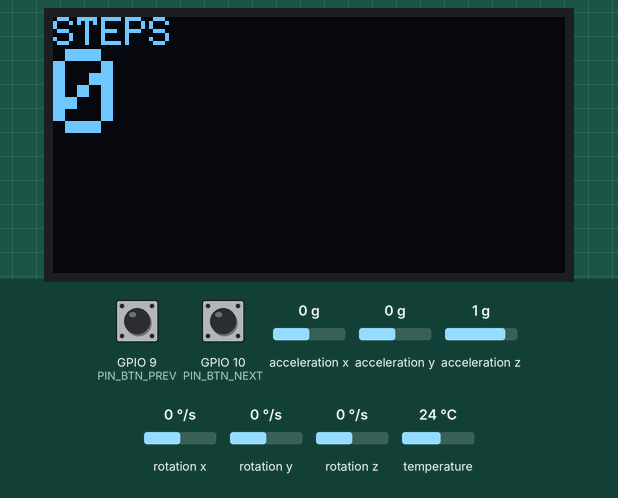
Recording of a sketch running on a simulated Seeed XIAO ESP32-C3. On the bench: 128×64 one-colour display. Inputs (shaded band) come from the test bench; at power-on: GPIO 9 (PIN_BTN_PREV) HIGH, acceleration x 0 g, GPIO 10 (PIN_BTN_NEXT) HIGH, acceleration y 0 g, acceleration z 1 g, rotation x 0 °/s, rotation y 0 °/s, rotation z 0 °/s, temperature 24 °C. What the sketch prints to the serial monitor is not drawn.

Above: at 1.2 s.
1.3 s: GPIO 9 (PIN_BTN_PREV) pulled LOW for 0.15 s
At 2.1 s:
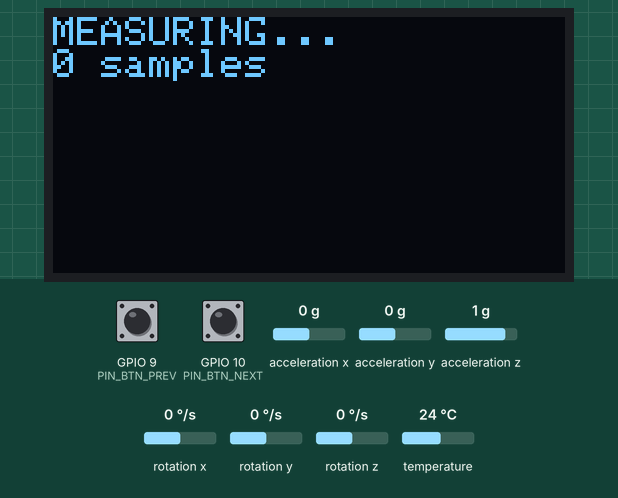
At 2.7 s:
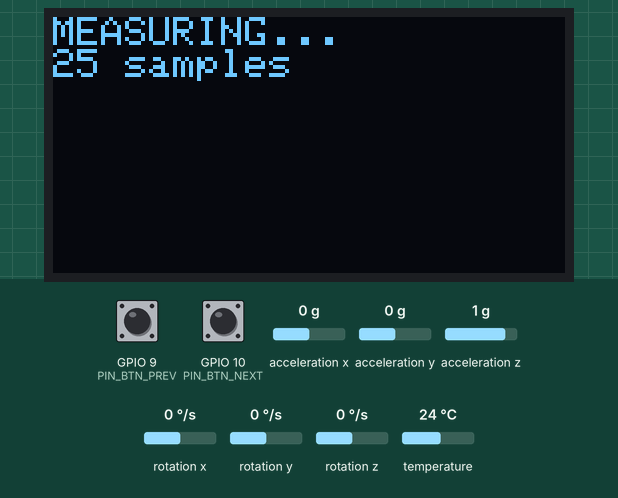
4.4 s: acceleration x set to -1.4 g
At 5.1 s:
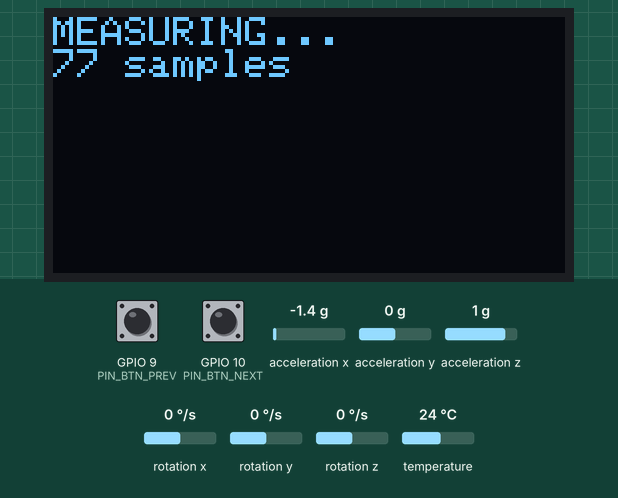
Timing chart, 0 to 7.4 s (numbered marks = the images above; inputs shaded):
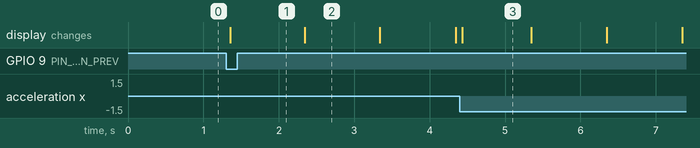

The sketch:

sketch.ino
```cpp
// D2 — Non-blocking watch firmware (Wokwi, XIAO ESP32-C3; same wiring as B5)
// Three peripherals at three rates, a state machine, and no delay() anywhere:
//   - motion sensor read every 20 ms (50 per second), always
//   - heart-rate sensor read every 40 ms, but only during a measurement burst
//   - display redrawn only when something shown on it has changed
// Buttons: "next" changes screen; "previous" starts a heart-rate measurement.

#include <Wire.h>
#include <Adafruit_GFX.h>
#include <Adafruit_SSD1306.h>
#include <Adafruit_MPU6050.h>
#include <Adafruit_Sensor.h>

// ---- Configuration ----
const int PIN_SDA = 6, PIN_SCL = 7;            // XIAO D4, D5
const int PIN_BTN_NEXT = 10, PIN_BTN_PREV = 9;  // XIAO D10, D9
const unsigned long MOTION_PERIOD_MS  = 20;
const unsigned long HEART_PERIOD_MS   = 40;
const unsigned long MEASURE_TIME_MS   = 10000;  // shortened from 30 s for testing
const unsigned long SCREEN_TIMEOUT_MS = 30000;
const unsigned long DEBOUNCE_MS       = 30;

Adafruit_SSD1306 display(128, 64, &Wire, -1);
Adafruit_MPU6050 imu;

// ---- A periodic task: "has my interval passed?" without waiting ----
struct Every {
  unsigned long period, last;
  bool due(unsigned long now) {
    if (now - last >= period) {   // safe across millis() rollover
      last = now;
      return true;
    }
    return false;
  }
};
Every motionTask{MOTION_PERIOD_MS, 0};
Every heartTask{HEART_PERIOD_MS, 0};

// ---- A debounced button, checked every pass, never waits ----
struct Button {
  int pin;
  bool stable, lastRaw;
  unsigned long changedAt;
  bool pressed(unsigned long now) {           // true once per press
    bool raw = digitalRead(pin);
    if (raw != lastRaw) { lastRaw = raw; changedAt = now; }
    if (now - changedAt >= DEBOUNCE_MS && raw != stable) {
      stable = raw;
      return stable == LOW;
    }
    return false;
  }
};
Button btnNext{PIN_BTN_NEXT, HIGH, HIGH, 0};
Button btnPrev{PIN_BTN_PREV, HIGH, HIGH, 0};

// ---- Mock heart-rate sensor (Wokwi has no MAX30102) ----
int mockBpm(unsigned long now) { return 72 + (int)(6.0f * sinf(now / 10000.0f)); }

// ---- State ----
enum class State { Awake, Measuring, Asleep };
State state = State::Awake;
unsigned long lastInput = 0, measureStart = 0;
int screen = 0;
long steps = 0;
bool stepHigh = false;
int bpm = 0, samples = 0;
bool dirty = true;                 // something on screen has changed
unsigned long worstLoopUs = 0;

void enter(State next, unsigned long now) {
  state = next;
  lastInput = now;
  if (next == State::Measuring) { measureStart = now; samples = 0; }
  if (next == State::Asleep) display.ssd1306_command(SSD1306_DISPLAYOFF);
  else display.ssd1306_command(SSD1306_DISPLAYON);
  dirty = true;
}

void readMotion() {
  sensors_event_t a, g, t;
  imu.getEvent(&a, &g, &t);
  float m = sqrtf(a.acceleration.x * a.acceleration.x +
                  a.acceleration.y * a.acceleration.y +
                  a.acceleration.z * a.acceleration.z);
  if (!stepHigh && m > 11.5f) { stepHigh = true; steps++; if (screen == 0) dirty = true; }
  else if (stepHigh && m < 9.0f) stepHigh = false;
}

void redraw() {
  display.clearDisplay();
  display.setTextWrap(false);
  display.setTextColor(SSD1306_WHITE);
  display.setTextSize(1);
  display.setCursor(0, 0);
  if (state == State::Measuring) {
    display.println("MEASURING...");
    display.printf("%d samples", samples);
  } else if (screen == 0) {
    display.println("STEPS");
    display.setTextSize(3);
    display.printf("%ld", steps);
  } else {
    display.println("HEART RATE");
    display.setTextSize(3);
    if (bpm > 0) display.printf("%d", bpm); else display.print("--");
  }
  display.display();
  dirty = false;
}

void setup() {
  Serial.begin(115200);
  pinMode(PIN_BTN_NEXT, INPUT_PULLUP);
  pinMode(PIN_BTN_PREV, INPUT_PULLUP);
  Wire.begin(PIN_SDA, PIN_SCL);
  Wire.setClock(400000);
  if (!display.begin(SSD1306_SWITCHCAPVCC, 0x3C)) Serial.println("Display not found");
  if (!imu.begin(0x68, &Wire)) Serial.println("Motion sensor not found");
  enter(State::Awake, millis());
}

void loop() {
  unsigned long start = micros();
  unsigned long now = millis();

  // 1. Always: sensors that must never be missed
  if (motionTask.due(now)) readMotion();

  // 2. Inputs
  bool next = btnNext.pressed(now);
  bool prev = btnPrev.pressed(now);

  // 3. State machine (from D1)
  switch (state) {
    case State::Awake:
      if (next) { screen = (screen + 1) % 2; lastInput = now; dirty = true; }
      if (prev) enter(State::Measuring, now);
      else if (now - lastInput >= SCREEN_TIMEOUT_MS) enter(State::Asleep, now);
      break;
    case State::Measuring:
      if (heartTask.due(now)) { samples++; if (samples % 25 == 0) dirty = true; }
      if (now - measureStart >= MEASURE_TIME_MS) {
        bpm = mockBpm(now);
        screen = 1;
        enter(State::Awake, now);
      }
      break;
    case State::Asleep:
      if (next || prev) enter(State::Awake, now);  // shake-to-wake would go here too
      break;
  }

  // 4. Display: only when something changed, and never while asleep
  if (dirty && state != State::Asleep) redraw();

  // 5. Keep an eye on the longest pass through loop()
  unsigned long took = micros() - start;
  if (took > worstLoopUs) {
    worstLoopUs = took;
    Serial.printf("new worst loop time: %lu us\n", worstLoopUs);
  }
}
```

Measured:
- after the input at 1.3 s, the display: changes after 0.06 s (image 1)
- what the display in image 2 shows lasts 1.0 s, from 2.3 s to 3.3 s
- what the display in image 3 shows lasts 0.9 s, from 4.4 s to 5.3 s
